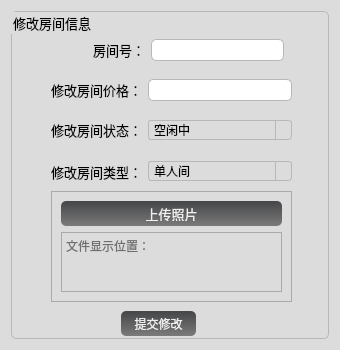
<?xml version="1.0" encoding="UTF-8"?>
<ui version="4.0">
 <class>superPage1Edit</class>
 <widget class="QWidget" name="superPage1Edit">
  <property name="geometry">
   <rect>
    <x>0</x>
    <y>0</y>
    <width>340</width>
    <height>350</height>
   </rect>
  </property>
  <property name="windowTitle">
   <string>Form</string>
  </property>
  <property name="styleSheet">
   <string notr="true">QWidget
{
	background-color: rgb(220, 220, 220);
}
QLabel#lab_Ico,QLabel#lab_Title{
	border-radius:0px;
	color: #F0F0F0;
	background-color:rgba(0,0,0,0);
	border-style:none;
}

QLineEdit {
	border: 1px solid #B8B8B8;
	border-radius: 5px;
	padding: 2px;
	background: none;
	selection-background-color: #454648;
}

QLineEdit[echoMode=&quot;2&quot;] { 
	lineedit-password-character: 9679; 
}

.QGroupBox{
	border: 1px solid #B8B8B8;
	border-radius: 5px;
}

/*提示标题*/
.QToolTip
{
    background: #f6f5ec;        /*背景颜色*/
    opacity:255;                /*透明度*/
    border: 1px solid #130c0e;  /*边框宽度样式及颜色*/
    color:#130c0e;              /*字体颜色*/
}
.QPushButton{
	border-style: none;
	border: 0px;
	color: #F0F0F0;
	padding: 5px;	
	min-height: 15px;
	border-radius:5px;
	background: qlineargradient(spread:pad, x1:0, y1:0, x2:0, y2:1, stop:0 #454648, stop:1 #7A7A7A); 
}

.QPushButton[focusPolicy=&quot;0&quot;] {
	border-style: none;
	border: 0px;
	color: #F0F0F0;
	padding: 0px;	
	min-height: 10px;
	border-radius:3px;
	background: qlineargradient(spread:pad, x1:0, y1:0, x2:0, y2:1, stop:0 #454648, stop:1 #7A7A7A); 
}

.QPushButton:hover{ 
	background: qlineargradient(spread:pad, x1:0, y1:0, x2:0, y2:1, stop:0 #B8B8B8, stop:1 #D6D6D6);
}

.QPushButton:pressed{ 
	background: qlineargradient(spread:pad, x1:0, y1:0, x2:0, y2:1, stop:0 #454648, stop:1 #7A7A7A);
}

QPushButton#btnMenu,QPushButton#btnMenu_Min,QPushButton#btnMenu_Max,QPushButton#btnMenu_Close{
	border-radius:0px;
	color: #F0F0F0;
	background-color:rgba(0,0,0,0);
	border-style:none;
}

QPushButton#btnMenu:hover,QPushButton#btnMenu_Min:hover,QPushButton#btnMenu_Max:hover{
	background-color: qlineargradient(spread:pad, x1:0, y1:1, x2:0, y2:0, stop:0 rgba(25, 134, 199, 0), stop:1 #B8B8B8);
}

QPushButton#btnMenu_Close:hover{
	background-color: qlineargradient(spread:pad, x1:0, y1:1, x2:0, y2:0, stop:0 rgba(238, 0, 0, 128), stop:1 rgba(238, 44, 44, 255));
}

QCheckBox {
	spacing: 2px; 
}

QCheckBox::indicator {
	width: 20px;
	height: 20px;
}

QCheckBox::indicator:unchecked {
	image: url(:/qss/clientcss/checkbox_unchecked.png);
}

QCheckBox::indicator:checked {
	image: url(:/qss/clientcss/checkbox_checked.png); 
}

QRadioButton {
	spacing: 2px;
}

QRadioButton::indicator {
	width: 15px; 
	height: 15px; 
}

QRadioButton::indicator::unchecked {
	image: url(:/qss/clientcss/radio_normal.png); 
}

QRadioButton::indicator::checked {
	image: url(:/qss/clientcss/radio_selected.png); 
}

QComboBox,QDateEdit{
	border-radius: 3px;
	padding: 1px 10px 1px 5px;
	border: 1px solid #B8B8B8;
}

QComboBox::drop-down,QDateEdit::drop-down {
	subcontrol-origin: padding;
	subcontrol-position: top right;
	width: 15px; 
	border-left-width: 1px;
	border-left-style: solid;
	border-top-right-radius: 3px;
	border-bottom-right-radius: 3px;
	border-left-color: #B8B8B8;
}

QComboBox::down-arrow,QDateEdit::down-arrow {
	image: url(:/qss/clientcss/array_down.png); 
}</string>
  </property>
  <layout class="QVBoxLayout" name="verticalLayout">
   <item>
    <widget class="QGroupBox" name="groupBox">
     <property name="font">
      <font>
       <family>微软雅黑</family>
       <pointsize>10</pointsize>
       <weight>50</weight>
       <bold>false</bold>
      </font>
     </property>
     <property name="title">
      <string>修改房间信息</string>
     </property>
     <widget class="QWidget" name="widget" native="true">
      <property name="geometry">
       <rect>
        <x>82</x>
        <y>20</y>
        <width>191</width>
        <height>38</height>
       </rect>
      </property>
      <layout class="QHBoxLayout" name="horizontalLayout">
       <item>
        <widget class="QLabel" name="label">
         <property name="font">
          <font>
           <family>微软雅黑</family>
           <pointsize>10</pointsize>
          </font>
         </property>
         <property name="text">
          <string>房间号：</string>
         </property>
        </widget>
       </item>
       <item>
        <widget class="QLineEdit" name="roomidLine">
         <property name="enabled">
          <bool>false</bool>
         </property>
        </widget>
       </item>
      </layout>
     </widget>
     <widget class="QWidget" name="widget_2" native="true">
      <property name="geometry">
       <rect>
        <x>40</x>
        <y>60</y>
        <width>241</width>
        <height>38</height>
       </rect>
      </property>
      <layout class="QHBoxLayout" name="horizontalLayout_2">
       <item>
        <widget class="QLabel" name="label_2">
         <property name="font">
          <font>
           <family>微软雅黑</family>
           <pointsize>10</pointsize>
          </font>
         </property>
         <property name="text">
          <string>修改房间价格：</string>
         </property>
        </widget>
       </item>
       <item>
        <widget class="QLineEdit" name="roomPriceline"/>
       </item>
      </layout>
     </widget>
     <widget class="QWidget" name="widget_3" native="true">
      <property name="geometry">
       <rect>
        <x>40</x>
        <y>100</y>
        <width>241</width>
        <height>38</height>
       </rect>
      </property>
      <layout class="QHBoxLayout" name="horizontalLayout_3" stretch="1,2">
       <item>
        <widget class="QLabel" name="label_3">
         <property name="font">
          <font>
           <family>微软雅黑</family>
           <pointsize>10</pointsize>
          </font>
         </property>
         <property name="text">
          <string>修改房间状态：</string>
         </property>
        </widget>
       </item>
       <item>
        <widget class="QComboBox" name="comboBox_2">
         <item>
          <property name="text">
           <string>空闲中</string>
          </property>
         </item>
         <item>
          <property name="text">
           <string>租用中</string>
          </property>
         </item>
         <item>
          <property name="text">
           <string>已预订</string>
          </property>
         </item>
        </widget>
       </item>
      </layout>
     </widget>
     <widget class="QWidget" name="widget_4" native="true">
      <property name="geometry">
       <rect>
        <x>40</x>
        <y>140</y>
        <width>241</width>
        <height>41</height>
       </rect>
      </property>
      <layout class="QHBoxLayout" name="horizontalLayout_4" stretch="1,2">
       <item>
        <widget class="QLabel" name="label_4">
         <property name="font">
          <font>
           <family>微软雅黑</family>
           <pointsize>10</pointsize>
          </font>
         </property>
         <property name="text">
          <string>修改房间类型：</string>
         </property>
        </widget>
       </item>
       <item>
        <widget class="QComboBox" name="comboBox">
         <item>
          <property name="text">
           <string>单人间</string>
          </property>
         </item>
         <item>
          <property name="text">
           <string>双人房</string>
          </property>
         </item>
         <item>
          <property name="text">
           <string>家庭房</string>
          </property>
         </item>
         <item>
          <property name="text">
           <string>总统套房</string>
          </property>
         </item>
        </widget>
       </item>
      </layout>
     </widget>
     <widget class="QPushButton" name="submit_pushButton">
      <property name="geometry">
       <rect>
        <x>110</x>
        <y>300</y>
        <width>75</width>
        <height>23</height>
       </rect>
      </property>
      <property name="text">
       <string>提交修改</string>
      </property>
     </widget>
     <widget class="QFrame" name="frame">
      <property name="geometry">
       <rect>
        <x>40</x>
        <y>180</y>
        <width>241</width>
        <height>111</height>
       </rect>
      </property>
      <property name="frameShape">
       <enum>QFrame::StyledPanel</enum>
      </property>
      <property name="frameShadow">
       <enum>QFrame::Raised</enum>
      </property>
      <layout class="QVBoxLayout" name="verticalLayout_2" stretch="1,5">
       <item>
        <widget class="QPushButton" name="file_pushButton">
         <property name="font">
          <font>
           <pointsize>10</pointsize>
          </font>
         </property>
         <property name="text">
          <string>上传照片</string>
         </property>
        </widget>
       </item>
       <item>
        <widget class="QTextBrowser" name="textBrowser">
         <property name="placeholderText">
          <string>文件显示位置：</string>
         </property>
        </widget>
       </item>
      </layout>
     </widget>
    </widget>
   </item>
  </layout>
 </widget>
 <resources/>
 <connections/>
</ui>
